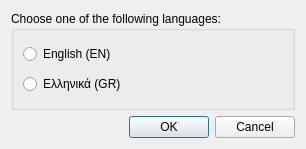
<?xml version="1.0" encoding="UTF-8"?>
<ui version="4.0">
 <class>LangDialog</class>
 <widget class="QDialog" name="LangDialog">
  <property name="windowModality">
   <enum>Qt::NonModal</enum>
  </property>
  <property name="geometry">
   <rect>
    <x>0</x>
    <y>0</y>
    <width>306</width>
    <height>149</height>
   </rect>
  </property>
  <property name="windowTitle">
   <string>Select Language</string>
  </property>
  <layout class="QVBoxLayout" name="verticalLayout">
   <item>
    <widget class="QGroupBox" name="groupBox">
     <property name="title">
      <string>Choose one of the following languages:</string>
     </property>
     <layout class="QVBoxLayout" name="verticalLayout_2">
      <item>
       <widget class="QRadioButton" name="engBtn">
        <property name="text">
         <string>English (EN)</string>
        </property>
       </widget>
      </item>
      <item>
       <widget class="QRadioButton" name="greBtn">
        <property name="text">
         <string>Ελληνικά (GR)</string>
        </property>
       </widget>
      </item>
     </layout>
    </widget>
   </item>
   <item>
    <widget class="QDialogButtonBox" name="buttonBox">
     <property name="orientation">
      <enum>Qt::Horizontal</enum>
     </property>
     <property name="standardButtons">
      <set>QDialogButtonBox::Cancel|QDialogButtonBox::Ok</set>
     </property>
    </widget>
   </item>
  </layout>
 </widget>
 <resources/>
 <connections>
  <connection>
   <sender>buttonBox</sender>
   <signal>accepted()</signal>
   <receiver>LangDialog</receiver>
   <slot>accept()</slot>
   <hints>
    <hint type="sourcelabel">
     <x>248</x>
     <y>254</y>
    </hint>
    <hint type="destinationlabel">
     <x>157</x>
     <y>274</y>
    </hint>
   </hints>
  </connection>
  <connection>
   <sender>buttonBox</sender>
   <signal>rejected()</signal>
   <receiver>LangDialog</receiver>
   <slot>reject()</slot>
   <hints>
    <hint type="sourcelabel">
     <x>316</x>
     <y>260</y>
    </hint>
    <hint type="destinationlabel">
     <x>286</x>
     <y>274</y>
    </hint>
   </hints>
  </connection>
 </connections>
</ui>
